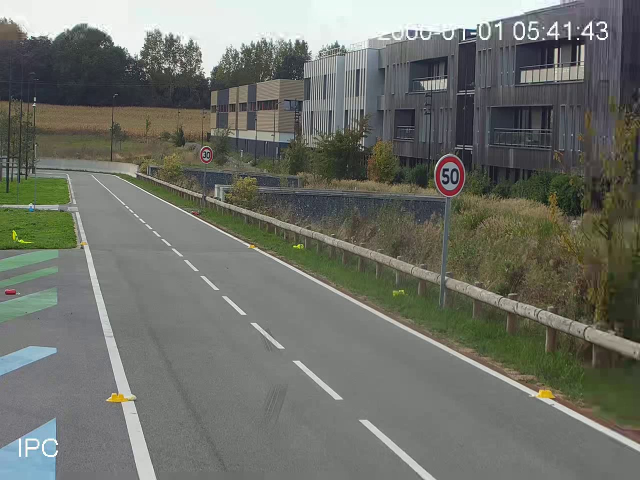
#> input picture Homography_With_Linear_Equation_(Unsuccesful)/image_hold3.jpg, 1280 x 960 px (shown at 1/2 size)
$ python Main_Alpha.py
#> lines starting #> are read from the running program, lines starting #| are printed output that depends on the picture
# -*- coding: utf-8 -*-
"""
Created on Fri May  3 15:10:54 2024

@author: jpila
"""


import cv2 as cv
import numpy as np

################### Code For trying to Implement Homography With Lines correspondance

def findabc(pointA,pointB):
    # Input 2 points
    # Calculate a straight line equation a b c that passes throught these points
    # Output a b c normalize by c

    deltaX = pointB[0] - pointA[0]

    if(deltaX == 0):
        a = 1
        c = -pointA[0]
        b = 0
    else:
       a = (pointB[1] - pointA[1])/(deltaX)

       c = pointB[1] - a*pointB[0]

       b = -1

    print( 'y = ',a,'*x + ',c)


    return (a/c,b/c,c/c)


def pAppartient(point,a,c):
    #function  pour verifier si un point apartien bien  a une droite


    verY = a*point[0] + c
    print('verY = ',verY)
    if(abs(point[1] - verY) < 1):
        print('le Point appartient')
    else:
        print("Le Point n'appartient pas")


####First test of functions

#L1
'''print('L1')
print('Obj')
a1Obj, b1Obj, c1Obj = findabc([0,0],[0,117.4])
print('Img')
a1Img, b1Img, c1Img = findabc([365,29],[533,337])
print('')

#L2
print('L2')
print('Obj')
a2Obj, b2Obj, c2Obj = findabc([0,0],[73.6,0])
print('Img')
a2Img, b2Img, c2Img = findabc([365,29],[123,60])
print('')


#L3
print('L3')
print('Obj')
a3Obj, b3Obj, c3Obj = findabc([0,0],[73.6,117.4])
print('Img')
a3Img, b3Img, c3Img = findabc([365,29],[116,415])
print('')

'''

#L4
print('L4')
print('Obj')
a4Obj, b4Obj, c4Obj = findabc([7,14.4],[42.6,14])
print('Img')
a4Img, b4Img, c4Img = findabc([355,53],[229,67])
print('')

#L5
print('L5')
print('Obj')
a5Obj, b5Obj, c5Obj = findabc([52,1],[54,69.6])
print('Img')

a5Img, b5Img, c5Img = findabc([194,50],[209,203])
print('')

#L6
print('L6')
print('Obj')
a6Obj, b6Obj, c6Obj = findabc([73.6,0],[73.6,117.4])
print('Img')
a6Img, b6Img, c6Img = findabc([123,60],[116,415])
print('')
#L7
print('L7')
print('Obj')
a7Obj, b7Obj, c7Obj = findabc([26.5,6],[19,98.5])
print('Img')
a7Img, b7Img, c7Img = findabc([282,46],[404,277])
print('')


# objPoints = np.float32([ [[26.5,6],[26.4,87.6]], [[8,40],[72.4,65.6]], [[52,0],[64.2,110]],[[1.2,88],[68.2,92]],
#                         [[7,14.4],[72.4,26]] , [[7.6,57.4],[47,106]], [[59,3.8],[35.4,45.4]], [[34.2,39],[44.4,112.8]] ])

objPoints = np.float32([ [[0,0],[0, 225]],[[70,373],[210,373]], [[0, 373],[280, 373]],[[210,225],[210,495]],
                        [[140, 225],[140, 373]], [[280, 225],[210, 373]], [[70, 373],[210, 495]], [[280, 0],[70, 495]],
                        [[70,225],[70,495]] ])

#better view
objPoints = objPoints * 4


############## Line equations estimation of sets of 2 points

#L10
print('L10')
print('Obj')
#points 1 and 2-13
a10Obj, b10Obj, c10Obj = findabc(objPoints[0][0],objPoints[0][1])
print('Img')
a10Img, b10Img, c10Img = findabc([282,46],[352,244])
print('')

#L11
print('L11')
print('Obj')
#points 2 and 2-25
a11Obj, b11Obj, c11Obj = findabc(objPoints[1][0],objPoints[1][1])
print('Img')
a11Img, b11Img, c11Img = findabc([376,100],[123,205])
print('')

#L12
print('L12')
print('Obj')
#points 1-18 and 2-27
a12Obj, b12Obj, c12Obj = findabc(objPoints[2][0],objPoints[2][1])
print('Img')
a12Img, b12Img, c12Img = findabc([194,48],[167,371])
print('')

#L13
print('L13')
print('Obj')
#points 7 and 2-26
a13Obj, b13Obj, c13Obj = findabc(objPoints[3][0],objPoints[3][1])
print('Img')
a13Img, b13Img, c13Img = findabc([468,225],[145,293])
print('')


# [37 lines of commented-out code are left out]
print('L110')
print('Obj')

a110Obj, b110Obj, c110Obj = findabc(objPoints[0][0],objPoints[0][1])
print('Img')
a110Img, b110Img, c110Img = findabc([154, 420],[171, 489])
print('')

#L111
print('L111')
print('Obj')

a111Obj, b111Obj, c111Obj = findabc(objPoints[1][0],objPoints[1][1])
print('Img')
a111Img, b111Img, c111Img = findabc([171,488], [501, 491])
print('')

#L112
print('L112')
print('Obj')

a112Obj, b112Obj, c112Obj = findabc(objPoints[2][0],objPoints[2][1])
print('Img')
a112Img, b112Img, c112Img = findabc([194, 583], [675, 583])
print('')

#L113
print('L113')
print('Obj')

a113Obj, b113Obj, c113Obj = findabc(objPoints[3][0],objPoints[3][1])
print('Img')
a113Img, b113Img, c113Img = findabc([254, 797], [1081, 797])
print('')
########

#L114
print('L114')
print('Obj')

a114Obj, b114Obj, c114Obj = findabc(objPoints[4][0],objPoints[4][1])
print('Img')
a114Img, b114Img, c114Img = findabc([338,492],[438,582])
print('')

#L115
print('L115')
print('Obj')

a115Obj, b115Obj, c115Obj = findabc(objPoints[5][0],objPoints[5][1])
print('Img')
a115Img, b115Img, c115Img = findabc([501,491], [563, 583])
print('')

#L116
print('L116')
print('Obj')

a116Obj, b116Obj, c116Obj = findabc(objPoints[6][0],objPoints[6][1])
print('Img')
a116Img, b116Img, c116Img = findabc([308,583], [904, 798])
print('')

#L117
print('L117')
print('Obj')

a117Obj, b117Obj, c117Obj = findabc(objPoints[7][0],objPoints[7][1])
print('Img')
a117Img, b117Img, c117Img = findabc([367, 421], [433, 797])
print('')

#L118
print('L118')
print('Obj')

a118Obj, b118Obj, c118Obj = findabc(objPoints[8][0],objPoints[8][1])
print('Img')
a118Img, b118Img, c118Img = findabc([241, 489], [433, 797])
print('')


objL = np.float32([#[a1Obj, b1Obj, c1Obj],[a2Obj,b2Obj, c2Obj],[a3Obj, b3Obj, c3Obj],
                    [a4Obj, b4Obj, c4Obj],
                    [a5Obj, b5Obj, c5Obj],[a6Obj,b6Obj, c6Obj],
                    [a7Obj, b7Obj, c7Obj]])

# objL = np.float32([[a10Obj, b10Obj, c10Obj],[a11Obj,b11Obj, c11Obj],[a12Obj, b12Obj, c12Obj], [a13Obj, b13Obj, c13Obj]])
#                     # [a14Obj, b14Obj, c14Obj],[a15Obj,b15Obj, c15Obj],[a16Obj, b16Obj, c16Obj], [a17Obj, b17Obj, c17Obj]])

# imgL = np.float32([[a10Img, b10Img, c10Img],[a11Img,b11Img, c11Img],[a12Img, b12Img, c12Img],[a13Img, b13Img, c13Img]])
#                     # [a14Img, b14Img, c14Img],[a15Img,b15Img, c15Img],[a16Img, b16Img, c16Img],[a17Img, b17Img, c17Img]])


imgL = np.float32([#[a1Img, b1Img, c1Img],a2Img,b2Img, c2Img], [a3Img, b3Img, c3Img],
                    [a4Img, b4Img, c4Img],
                    [a5Img, b5Img, c5Img],[a6Img,b6Img, c6Img],
                    [a7Img, b7Img, c7Img]])


#######  Points to use with openCV function  (to compare results at the end)
objPt = np.float32([[0,0,0],[73.6,0,0],[0,117.4,0],[73.6,117.4,0]]) #1- 9
#better view
objPt = objPt * 3
imgPt = np.float32([[366,29,0],[123,61,0],[533,337,0],[116,416,0]])#1- 9
# [25 lines of commented-out code are left out]
objL = np.float32([[a111Obj, b111Obj, c111Obj],[a113Obj, b113Obj, c113Obj],
                  [a114Obj, b114Obj, c114Obj],[a118Obj,b118Obj, c118Obj]])

imgL = np.float32([[a111Img,b111Img, c111Img],[a113Img, b113Img, c113Img],
                  [a114Img, b114Img, c114Img],[a118Img, b118Img, c118Img]])


print('objl = ', objL)
print('imgla = ', imgL)

def getT1(Lines):
    #Get matrix T1

    #Get the sum of all a, b and c
    t1, t2, t3 = np.sum(Lines, axis=0)

    #Construct the T1 Matrix
    T1 = np.array([
        [1,0,-t1/t3],
        [0,1,-t2/t3],
        [0,0,1]
        ])

    print('')
    print('T1 = ',T1)
    print('')

    return T1

def getLPrime(T, Lines):
    #Pour toute les lignes appliquer (produit matriciel avec ) la matrice T
    Lprimes = []


    for i in range(0, Lines.shape[0]):
        Lprimes.append( T @ Lines[i, :].reshape((3,1)) )

    return np.array(Lprimes)

def getT2(LinesPrime):
    #Get matrix T2

    num = denom = 0

    #T2 is equals to the square root of sum of the numerator divided by the denominator
    for i in range(0, LinesPrime.shape[0]):
        print("i a' b' =",i, LinesPrime[i, 0, 0], LinesPrime[i, 1, 0])

        #Get numerator that is the sum of  = ai^2 + bi^2
        num   += LinesPrime[i, 0, 0]**2 + LinesPrime[i, 1, 0]**2

        #Get denominator that is the sum of = ci^2
        denom += LinesPrime[i, 2, 0]**2

    s = num / (2 * denom)
    s = np.sqrt(s)

    #Construct the T2 Matrix
    T2 = np.array([[1,0,0],
                [0,1,0],
                [0,0,s]
                ])

    print('')
    print('T2 = ',T2)
    print('')

    return T2


def normalize(Lines):
    # function to normalize every line
    normalizeLines = []

    for i in range(Lines.shape[0]):
        norm  = np.linalg.norm(Lines[i, :])
        normalizeLines.append(Lines[i, :]/norm)

    normalizeLines = np.float32(normalizeLines)

    return normalizeLines


def getA(objLPP, imgLPP):
    # Get Known matrix A of our homography  Linear equation  calculus A.h = 0
    # We tested different structures of A to see wich one could work
    A_matrix = []
    for i in range (objLPP.shape[0]):
        a = objLPP[i][0][0]
        b = objLPP[i][1][0]
        c = objLPP[i][2][0]
        a_p = imgLPP[i][0][0]
        b_p = imgLPP[i][1][0]
        c_p = imgLPP[i][2][0]

        A_matrix.append([0, 0, 0, -c_p*a, -c_p*b, -c_p*c, b_p*a, b_p*b, b_p*c])
        A_matrix.append([c_p*a, c_p*b, c_p*c, 0, 0, 0, -a_p*a, -a_p*b, -a_p*c])


        # [14 lines of commented-out code are left out]
    A_matrix = np.float32(A_matrix)

    return A_matrix


#### From source image
T1Obj = getT1(objL)
LObjPrime = getLPrime(T1Obj, objL)
print('ObjectL Prime = ',LObjPrime)
print('')

T2Obj = getT2(LObjPrime)
L2ObjPrime = getLPrime(T2Obj, LObjPrime)
print('ObjectL Prime Prime = ',L2ObjPrime)
print('')


nObjL2Prime = normalize(L2ObjPrime)

print('nObjL2Prime = ',nObjL2Prime)
print('')
####

#### from image
T1Img = getT1(imgL)
LImgPrime = getLPrime(T1Img, imgL)
print('Image L Prime = ',LImgPrime)
print('')


T2Img = getT2(LImgPrime)
L2ImgPrime = getLPrime(T2Img, LImgPrime)
print('Image L Prime = ',L2ImgPrime)
print('')

nImgL2Prime = normalize(L2ImgPrime)


print('nImgL2Prime = ',nImgL2Prime, 'Shape =', nImgL2Prime.shape)
print('')
####


A = getA(nObjL2Prime, nImgL2Prime)


# print('')
# print('A shape = ', A.shape)
# print('')
# #with A , Compute the homography matrix

U,S,V = np.linalg.svd(A)

# print('S = ', S)
# print('V = ', V)
# print('V shape = ', type(V))

h = V[-1]

# print('h = ', h)
# print('h shape = ', h.shape)

HPrime = h.reshape((3,3))

# HPrime = HPrime/HPrime[-1,-1]


print('')
print('H Prime = ', HPrime)
print('')
print('H shape', HPrime.shape)

###############Denormalization
T1Objt = np.transpose(T1Obj)
T2Objt = np.transpose(T2Obj)

T1ImgInv = np.linalg.inv(T1Img)
T2ImgInv = np.linalg.inv(T2Img)
T1ImgInvt = np.transpose(T1ImgInv)
T2ImgInvt = np.transpose(T2ImgInv)

H = np.dot(T1Objt,T2Objt)
H = np.dot(H,HPrime)
H = np.dot(H,T1ImgInvt)
H = np.dot(H,T2ImgInvt)
# print('H =', H)
################

## Test of inversing the H matrix
# Hinv = np.linalg.inv(H)
# hHinv = np.linalg.inv(HPrime)

## OpenCV way of computing homography with points correspondance
cvH, _ = cv.findHomography(imgL,objL)


# ######Results
img1 = cv.imread('image_hold3.jpg')
#> img1 is the input picture: shape (960, 1280, 3); mean B, G, R 104.8, 112.4, 109.9


cvtImg = cv.warpPerspective(img1, cvH, (img1.shape[1],img1.shape[0]))
tImg = cv.warpPerspective(img1, H, (img1.shape[1],img1.shape[0]))
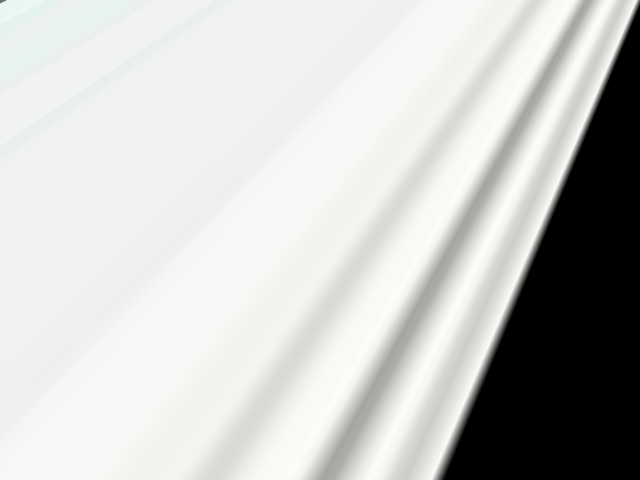
#> tImg: shape (960, 1280, 3) (shown at 1/2 size); mean B, G, R 197.1, 200.3, 198.5

cv.imshow('Case Study', img1)
cv.waitKey(0)
cv.destroyAllWindows()

cv.imshow('Transformation', tImg)
cv.waitKey(0)
cv.destroyAllWindows()
cv.imwrite('analysis.jpg', tImg)

# cv.imshow('Transformation OpenCV', cvtImg)
# cv.waitKey(0)
# cv.destroyAllWindows()
# # cv.imwrite('analysis.jpg', tImg)

toShow = np.concatenate((img1, tImg), axis=1)
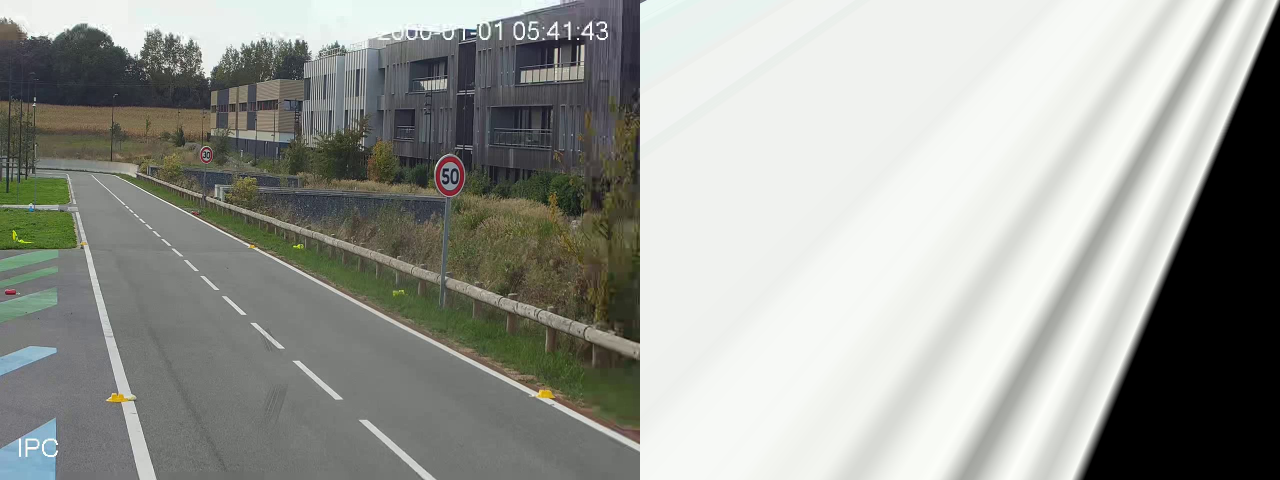
#> toShow: shape (960, 2560, 3) (shown at 1/2 size); mean B, G, R 150.9, 156.3, 154.2
# toShow = np.concatenate((toShow, cvtImg), axis=1)
cv.imshow('Comparation', toShow)
cv.waitKey(0)
cv.destroyAllWindows()

$ run again, with Homography_With_Linear_Equation_(Unsuccesful)/Marks.jpg copied over Homography_With_Linear_Equation_(Unsuccesful)/image_hold3.jpg
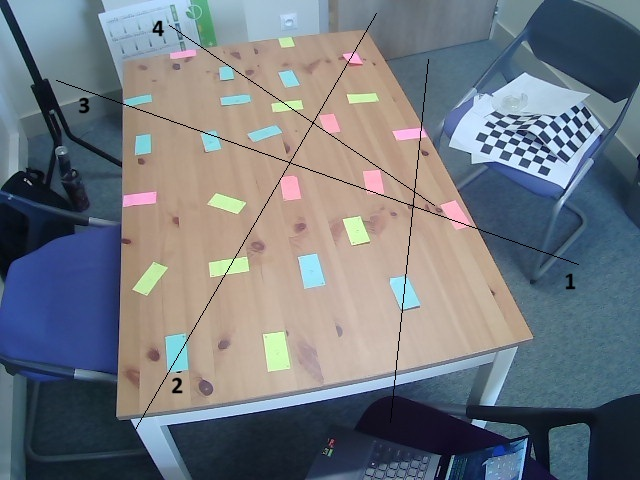
#> input picture Homography_With_Linear_Equation_(Unsuccesful)/Marks.jpg, 640 x 480 px
#> img1 is the input picture: shape (480, 640, 3); mean B, G, R 127.3, 120.2, 114.1
#> `tImg = cv.warpPerspective(img1, H, (img1.shape[1],img1.shape[0]))`:
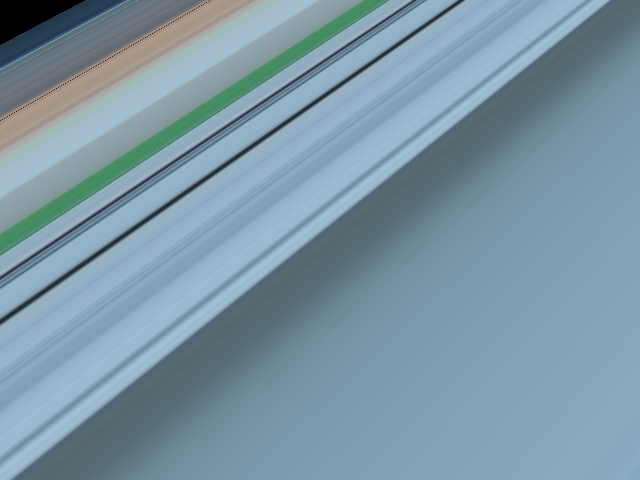
#> tImg: shape (480, 640, 3); mean B, G, R 166.1, 151, 123.5
#> `toShow = np.concatenate((img1, tImg), axis=1)`:
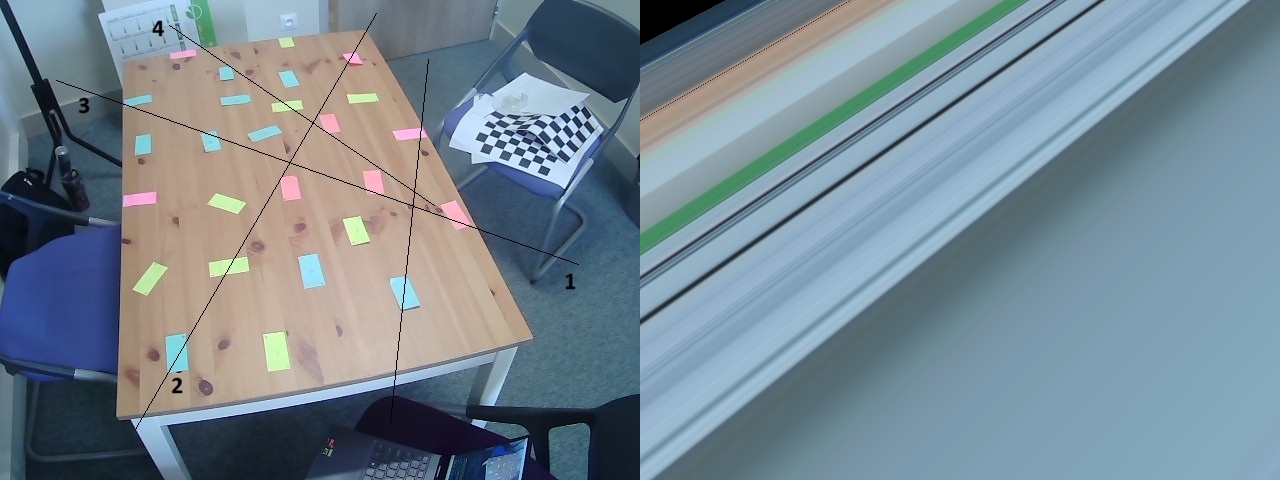
#> toShow: shape (480, 1280, 3); mean B, G, R 146.7, 135.6, 118.8
